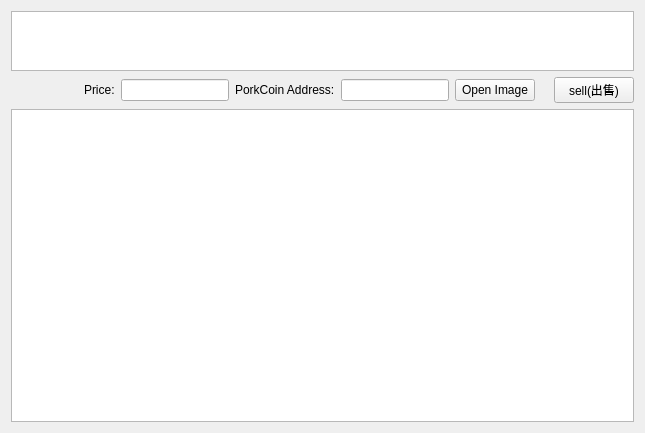
<?xml version="1.0" encoding="UTF-8"?>
<ui version="4.0">
 <class>PorkMarket</class>
 <widget class="QWidget" name="PorkMarket">
  <property name="geometry">
   <rect>
    <x>0</x>
    <y>0</y>
    <width>645</width>
    <height>433</height>
   </rect>
  </property>
  <property name="windowTitle">
   <string>Dialog</string>
  </property>
  <layout class="QGridLayout" name="gridLayout">
   <item row="0" column="0">
    <layout class="QVBoxLayout" name="verticalLayout">
     <item>
      <layout class="QHBoxLayout" name="horizontalLayout_3">
       <item>
        <layout class="QVBoxLayout" name="verticalLayout_3">
         <item>
          <widget class="QTextEdit" name="textEdit">
           <property name="enabled">
            <bool>true</bool>
           </property>
           <property name="maximumSize">
            <size>
             <width>16777215</width>
             <height>60</height>
            </size>
           </property>
          </widget>
         </item>
         <item>
          <layout class="QHBoxLayout" name="horizontalLayout_6">
           <item>
            <spacer name="horizontalSpacer">
             <property name="orientation">
              <enum>Qt::Horizontal</enum>
             </property>
             <property name="sizeHint" stdset="0">
              <size>
               <width>40</width>
               <height>20</height>
              </size>
             </property>
            </spacer>
           </item>
           <item>
            <widget class="QLabel" name="label_3">
             <property name="text">
              <string>Price:</string>
             </property>
            </widget>
           </item>
           <item>
            <widget class="QLineEdit" name="lineEdit_2"/>
           </item>
           <item>
            <widget class="QLabel" name="label">
             <property name="text">
              <string>PorkCoin Address:</string>
             </property>
            </widget>
           </item>
           <item>
            <widget class="QLineEdit" name="lineEdit"/>
           </item>
           <item>
            <widget class="QPushButton" name="pushButton_2">
             <property name="text">
              <string>Open Image</string>
             </property>
            </widget>
           </item>
           <item>
            <widget class="QLabel" name="label_2">
             <property name="text">
              <string/>
             </property>
            </widget>
           </item>
           <item>
            <widget class="QPushButton" name="pushButton">
             <property name="text">
              <string>sell(出售)</string>
             </property>
            </widget>
           </item>
          </layout>
         </item>
        </layout>
       </item>
      </layout>
     </item>
     <item>
      <layout class="QHBoxLayout" name="horizontalLayout_4">
       <item>
        <widget class="QListWidget" name="listWidget"/>
       </item>
      </layout>
     </item>
    </layout>
   </item>
  </layout>
 </widget>
 <resources/>
 <connections/>
</ui>
